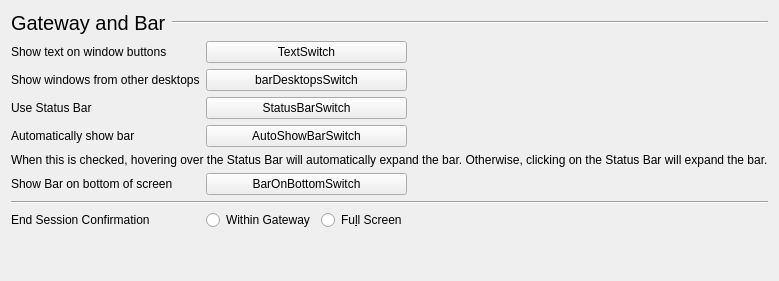
           <widget class="QWidget" name="page">
            <layout class="QGridLayout" name="gridLayout_9">
             <item row="7" column="0" colspan="3">
              <widget class="Line" name="line_5">
               <property name="orientation">
                <enum>Qt::Horizontal</enum>
               </property>
              </widget>
             </item>
             <item row="4" column="1">
              <widget class="Switch" name="AutoShowBarSwitch">
               <property name="text">
                <string notr="true">AutoShowBarSwitch</string>
               </property>
              </widget>
             </item>
             <item row="2" column="1">
              <widget class="Switch" name="barDesktopsSwitch">
               <property name="text">
                <string notr="true">barDesktopsSwitch</string>
               </property>
              </widget>
             </item>
             <item row="0" column="0" colspan="3">
              <widget class="QFrame" name="startupHeader_2">
               <property name="frameShape">
                <enum>QFrame::NoFrame</enum>
               </property>
               <property name="frameShadow">
                <enum>QFrame::Raised</enum>
               </property>
               <layout class="QHBoxLayout" name="horizontalLayout_23">
                <property name="leftMargin">
                 <number>0</number>
                </property>
                <property name="topMargin">
                 <number>0</number>
                </property>
                <property name="rightMargin">
                 <number>0</number>
                </property>
                <property name="bottomMargin">
                 <number>0</number>
                </property>
                <item>
                 <widget class="QLabel" name="startupLabel_2">
                  <property name="font">
                   <font>
                    <pointsize>15</pointsize>
                   </font>
                  </property>
                  <property name="text">
                   <string>Gateway and Bar</string>
                  </property>
                 </widget>
                </item>
                <item>
                 <widget class="Line" name="startupLine_2">
                  <property name="sizePolicy">
                   <sizepolicy hsizetype="Expanding" vsizetype="Fixed">
                    <horstretch>0</horstretch>
                    <verstretch>0</verstretch>
                   </sizepolicy>
                  </property>
                  <property name="orientation">
                   <enum>Qt::Horizontal</enum>
                  </property>
                 </widget>
                </item>
               </layout>
              </widget>
             </item>
             <item row="1" column="1">
              <widget class="Switch" name="TextSwitch">
               <property name="text">
                <string notr="true">TextSwitch</string>
               </property>
              </widget>
             </item>
             <item row="3" column="0">
              <widget class="QLabel" name="label_69">
               <property name="text">
                <string>Use Status Bar</string>
               </property>
              </widget>
             </item>
             <item row="4" column="0">
              <widget class="QLabel" name="AutoShowBarLabel">
               <property name="text">
                <string>Automatically show bar</string>
               </property>
              </widget>
             </item>
             <item row="2" column="0">
              <widget class="QLabel" name="label_35">
               <property name="text">
                <string>Show windows from other desktops</string>
               </property>
              </widget>
             </item>
             <item row="3" column="1">
              <widget class="Switch" name="StatusBarSwitch">
               <property name="text">
                <string notr="true">StatusBarSwitch</string>
               </property>
              </widget>
             </item>
             <item row="9" column="0">
              <spacer name="verticalSpacer_17">
               <property name="orientation">
                <enum>Qt::Vertical</enum>
               </property>
               <property name="sizeHint" stdset="0">
                <size>
                 <width>20</width>
                 <height>40</height>
                </size>
               </property>
              </spacer>
             </item>
             <item row="1" column="2">
              <spacer name="horizontalSpacer_14">
               <property name="orientation">
                <enum>Qt::Horizontal</enum>
               </property>
               <property name="sizeHint" stdset="0">
                <size>
                 <width>40</width>
                 <height>20</height>
                </size>
               </property>
              </spacer>
             </item>
             <item row="1" column="0">
              <widget class="QLabel" name="label_33">
               <property name="text">
                <string>Show text on window buttons</string>
               </property>
              </widget>
             </item>
             <item row="6" column="0">
              <widget class="QLabel" name="label_90">
               <property name="text">
                <string>Show Bar on bottom of screen</string>
               </property>
              </widget>
             </item>
             <item row="6" column="1">
              <widget class="Switch" name="BarOnBottom">
               <property name="text">
                <string notr="true">BarOnBottomSwitch</string>
               </property>
              </widget>
             </item>
             <item row="5" column="0" colspan="3">
              <widget class="QLabel" name="AutoShowBarExplanation">
               <property name="text">
                <string>When this is checked, hovering over the Status Bar will automatically expand the bar. Otherwise, clicking on the Status Bar will expand the bar.</string>
               </property>
              </widget>
             </item>
             <item row="8" column="0">
              <widget class="QLabel" name="label_42">
               <property name="text">
                <string>End Session Confirmation</string>
               </property>
              </widget>
             </item>
             <item row="8" column="1">
              <widget class="QFrame" name="frame_2">
               <property name="frameShape">
                <enum>QFrame::NoFrame</enum>
               </property>
               <property name="frameShadow">
                <enum>QFrame::Raised</enum>
               </property>
               <layout class="QHBoxLayout" name="horizontalLayout_27">
                <property name="leftMargin">
                 <number>0</number>
                </property>
                <property name="topMargin">
                 <number>0</number>
                </property>
                <property name="rightMargin">
                 <number>0</number>
                </property>
                <property name="bottomMargin">
                 <number>0</number>
                </property>
                <item>
                 <widget class="QRadioButton" name="endSessionConfirmInMenu">
                  <property name="text">
                   <string>Within Gateway</string>
                  </property>
                 </widget>
                </item>
                <item>
                 <widget class="QRadioButton" name="endSessionConfirmFullScreen">
                  <property name="text">
                   <string>Fu&amp;ll Screen</string>
                  </property>
                 </widget>
                </item>
               </layout>
              </widget>
             </item>
            </layout>
           </widget>
